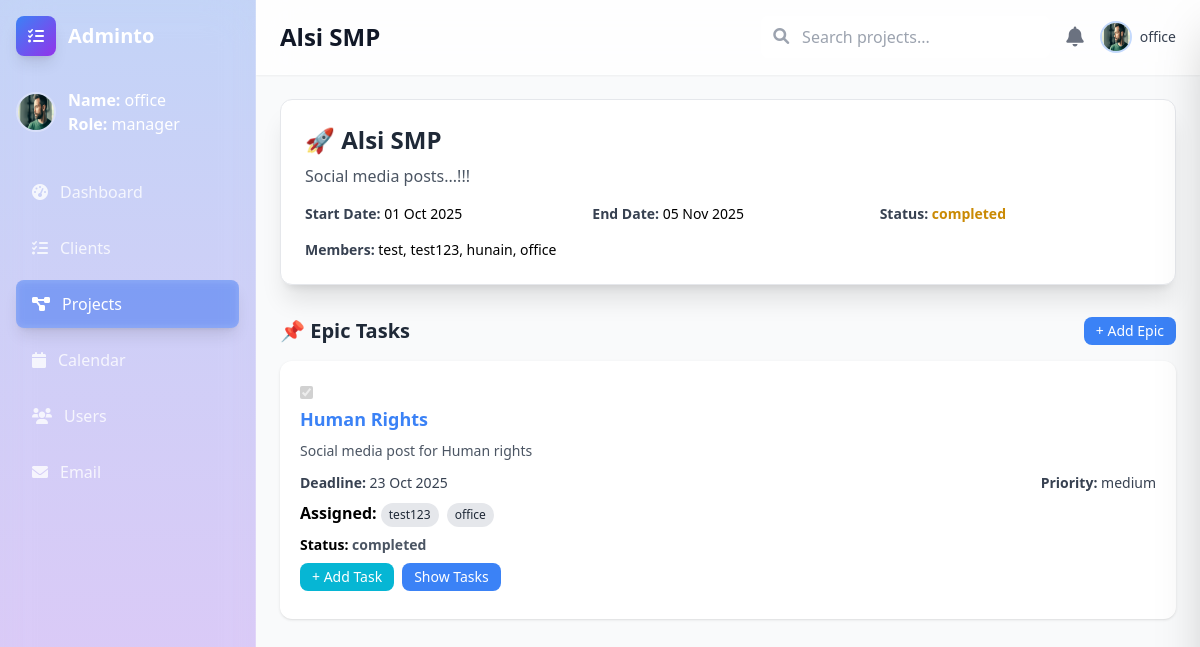
Screenshot of /projects/44/ (signed in) with the database file from the repository.
### accounts/models.py (models this page shows)
class Profile(models.Model):
    ROLE_CHOICES = (
        ('manager', 'Manager'),
        ('employee', 'Employee'),
    )
    user = models.OneToOneField(User, on_delete=models.CASCADE)
    role = models.CharField(max_length=20, choices=ROLE_CHOICES, default="employee")
    def __str__(self):
        return f"{self.user.username} ({self.role})"

### projects/models.py (models this page shows, shortened)
class Project(models.Model):
    STATUS_CHOICES = (
        ('pending', 'Pending'),
        ('in_progress', 'In Progress'),
        ('completed', 'Completed'),
    )
    name = models.CharField(max_length=200)
    description = models.TextField(blank=True)
    status = models.CharField(max_length=20, choices=STATUS_CHOICES, default='pending')
    start_date = models.DateField()
    end_date = models.DateField()
    client = models.ForeignKey(  # ✅ link each project to a client
        Client, on_delete=models.CASCADE, related_name="projects", null=True, blank=True
    )
    created_by = models.ForeignKey(Profile, on_delete=models.CASCADE, related_name='created_projects')
    team_members = models.ManyToManyField(Profile, related_name='projects')
    created_at = models.DateTimeField(auto_now_add=True)
    def get_progress(self):
        total_items = 0
        completed_items = 0
        for epic in self.epics.all():
            total_items += 1
            if epic.status == "completed":
                completed_items += 1
            for task in epic.tasks.all():
                total_items += 1
                if task.status == "completed":
                    completed_items += 1
                for subtask in task.subtasks.all():
                    total_items += 1
                    if subtask.status == "completed":
                        completed_items += 1
        if total_items == 0:
            return 0
        return int((completed_items / total_items) * 100)

class Epic(models.Model):
    PRIORITY_CHOICES = [
        ("low", "Low"),
        ("medium", "Medium"),
        ("high", "High"),
    ]
    STATUS_CHOICES = [
        ("pending", "Pending"),
        ("in_progress", "In Progress"),
        ("completed", "Completed"),
    ]
    title = models.CharField(max_length=200)
    description = models.TextField(blank=True, null=True)
    deadline = models.DateField(blank=True, null=True)
    priority = models.CharField(max_length=10, choices=PRIORITY_CHOICES, default="medium")
    status = models.CharField(max_length=20, choices=STATUS_CHOICES, default="pending")
    project = models.ForeignKey(Project, on_delete=models.CASCADE, related_name="epics")
    assigned_users = models.ManyToManyField(Profile, related_name="epics", blank=True)
    created_at = models.DateTimeField(auto_now_add=True)
    updated_at = models.DateTimeField(auto_now=True)

### projects/views.py (the view)
# urls.py: path("<int:pk>/", views.project_detail, name="project_detail"),
@login_required
def project_detail(request, pk):
    project = get_object_or_404(Project, pk=pk)
    client = project.client   # 🔥 get the related client
    epics = project.epics.all().order_by('-created_at')
    epic_form = EpicForm()
    profiles = Profile.objects.all()  # ✅ for assigned users in Task form
    progress = project.get_progress()   # ✅ calculate project progress
    return render(request, "projects/epic_task.html", {
        "project": project,
        "client": client,
        "epics": epics,
        "epic_form": epic_form,
        "profiles": profiles,
        "progress": progress,   # ✅ send to template
    })

### projects/forms.py
class EpicForm(forms.ModelForm):
    class Meta:
        model = Epic
        fields = ["title", "description", "deadline", "priority", "status", "assigned_users"]
        widgets = {
            "deadline": forms.DateInput(attrs={"type": "date"}),
            "assigned_users": forms.SelectMultiple(attrs={"class": "form-multiselect"}),
        }
        labels = {
            "title": "Epic Title",
            "description": "Epic Description",
            "deadline": "Deadline",
            "priority": "Priority",
            "status": "Status",
            "assigned_users": "Assigned Users",
        }

### projects/models.py (called while the page is built)
    @property
    def estimated_time_display(self):
        hours = float(self.estimated_time)
        total_minutes = round(hours * 60)
        days = total_minutes // (24 * 60)
        hours_left = (total_minutes % (24 * 60)) // 60
        minutes_left = total_minutes % 60
        parts = []
        if days:
            parts.append(f"{days}d")
        if hours_left:
            parts.append(f"{hours_left}h")
        if minutes_left:
            parts.append(f"{minutes_left}m")
        if not parts:
            parts.append("0h")
        return " ".join(parts)

    def _format_time(self, total_hours):
        try:
            total_minutes = int(round(float(total_hours) * 60))
        except Exception:
            total_minutes = 0
        days = total_minutes // (24 * 60)
        hours = (total_minutes % (24 * 60)) // 60
        minutes = total_minutes % 60
        parts = []
        if days:
            parts.append(f"{days}d")
        if hours:
            parts.append(f"{hours}h")
        if minutes:
            parts.append(f"{minutes}m")
        if not parts:
            parts.append("0h")
        return " ".join(parts)

    @property
    def estimated_time_display(self):
        return self._format_time(self.estimated_time or 0)

    @property
    def time_tracked_display(self):
        total_hours = float(self.time_tracked or 0)
        if total_hours == 0:
            return "Today"
        return self._format_time(total_hours)

### projects/templates/projects/epic_task.html (shortened to what this page needs)
<!DOCTYPE html>
<html lang="en">
<head>
  <script src="https://cdn.tailwindcss.com"></script>
  <link href="https://cdnjs.cloudflare.com/ajax/libs/font-awesome/6.0.0/css/all.min.css" rel="stylesheet">
</head>
<body class="bg-gray-50">
  <div class="flex h-screen">
     <div id="sidebar" class="text-white w-64 min-h-screen p-4 transition-transform duration-300 ease-in-out fixed lg:relative z-50 -translate-x-full lg:translate-x-0 bg-gradient-to-b from-blue-600/25 to-purple-600/25 backdrop-blur-xl border-r border-white/20">
      <div class="flex items-center mb-8">
        <div class="w-10 h-10 bg-gradient-to-br from-blue-500 to-purple-600 rounded-lg flex items-center justify-center mr-3 shadow-lg">
          <i class="fas fa-tasks text-white"></i>
        </div>
        <h1 class="text-xl font-bold">Adminto</h1>
      </div>
      <div class="mb-8">
        <div class="flex items-center mb-4">
          <img src="public/thoughtful-man.png" alt="User" class="w-10 h-10 rounded-full mr-3 border-2 border-white/30">
          <div>
            <p><span class="font-semibold">Name:</span> {{ request.user.username }}</p>
            <p><span class="font-semibold">Role:</span> {{ request.user.profile.role }}</p>
          </div>
        </div>
      </div>
      <nav class="space-y-2">
        <a href="dashboard.html" class="flex items-center px-4 py-3 text-white/80 hover:text-white hover:bg-white/10 rounded-lg transition-all">
          <i class="fas fa-tachometer-alt mr-3"></i>
          Dashboard
        </a>
        <a href="{% url 'projects:clients' %}" class="flex items-center px-4 py-3 text-white/80 hover:text-white hover:bg-white/10 rounded-lg transition-all">
          <i class="fas fa-tasks mr-3"></i>
          Clients
        </a>
        <a href="{% url 'projects:projects' %}" class="flex items-center px-4 py-3 text-white bg-blue-500/40 rounded-lg shadow-lg backdrop-blur-sm">
          <i class="fas fa-project-diagram mr-3"></i>
          Projects
        </a>
        <a href="calendar.html" class="flex items-center px-4 py-3 text-white/80 hover:text-white hover:bg-white/10 rounded-lg transition-all">
          <i class="fas fa-calendar mr-3"></i>
          Calendar
        </a>
        <a href="#" class="flex items-center px-4 py-3 text-white/80 hover:text-white hover:bg-white/10 rounded-lg transition-all">
          <i class="fas fa-users mr-3"></i>
          Users
        </a>
        <a href="#" class="flex items-center px-4 py-3 text-white/80 hover:text-white hover:bg-white/10 rounded-lg transition-all">
          <i class="fas fa-envelope mr-3"></i>
          Email
        </a>
      </nav>
    </div>
     <div class="flex-1 flex flex-col overflow-hidden lg:ml-0">
       <header class="bg-white/80 backdrop-blur-xl shadow-sm border-b border-white/20 px-6 py-4">
        <div class="flex items-center justify-between">
          <div class="flex items-center">
            <h1 class="text-2xl font-semibold text-gray-900">{{ project.name }}</h1>
          </div>
          <div class="flex items-center space-x-4">
            <div class="relative hidden md:block">
              <input type="text" placeholder="Search projects..." class="bg-white/60 backdrop-blur-sm border border-white/40 rounded-lg px-4 py-2 pl-10 focus:outline-none focus:ring-2 focus:ring-blue-500">
              <i class="fas fa-search absolute left-3 top-3 text-gray-400"></i>
            </div>
            <button class="text-gray-500 hover:text-gray-700 transition-colors">
              <i class="fas fa-bell text-xl"></i>
            </button>
            <div class="flex items-center">
              <img src="public/thoughtful-man.png" alt="User" class="w-8 h-8 rounded-full border-2 border-blue-500/30">
              <span class="ml-2 text-sm font-medium text-gray-700 hidden md:inline">{{ request.user.username }}</span>
            </div>
          </div>
        </div>
      </header>
       <main class="flex-1 overflow-x-hidden overflow-y-auto p-6">
         <div class="bg-white rounded-xl shadow-xl p-6 mb-8 border border-gray-200">
          <h2 class="text-2xl font-bold text-gray-800 mb-2">🚀 {{ project.name }}</h2>
          <p class="text-gray-600 mb-4">{{ project.description }}</p>
          <div class="grid grid-cols-1 md:grid-cols-2 lg:grid-cols-3 gap-4 text-sm">
            <p><span class="font-semibold text-gray-700">Start Date:</span> {{ project.start_date|date:"d M Y" }}</p>
            <p><span class="font-semibold text-gray-700">End Date:</span> {{ project.end_date|date:"d M Y" }}</p>
            <p><span class="font-semibold text-gray-700">Status:</span>
              {% if project.status == "Active" %}
              <span class="text-green-600 font-semibold">{{ project.status }}</span>
              {% elif project.status == "Completed" %}
              <span class="text-blue-600 font-semibold">{{ project.status }}</span>
              {% else %}
              <span class="text-yellow-600 font-semibold">{{ project.status }}</span>
              {% endif %}
            </p>
            <p><span class="font-semibold text-gray-700">Members:</span>
              {% for member in project.team_members.all %}
              {{ member.user.username }}{% if not forloop.last %}, {% endif %}
              {% empty %}
              <span class="text-gray-400">No members</span>
              {% endfor %}
            </p>
          </div>
        </div>
        <div>
          <div class="flex items-center justify-between mb-4">
            <h3 class="text-xl font-semibold text-gray-800">📌 Epic Tasks</h3>
            <button id="toggleEpicFormBtn"
              class="px-3 py-1 bg-primary text-white rounded-lg hover:bg-secondary text-sm">
              + Add Epic
            </button>
          </div>
          <div class="space-y-6">
            {% for epic in epics %}
            <div class="bg-white rounded-xl shadow p-5 hover:shadow-lg transition w-full id=" epic-{{ epic.id }}">
               <input type="checkbox"
       class="epic-checkbox toggleEpicCompletion"
       data-epic-id="{{ epic.id }}"
       {% if epic.status == "completed" %}checked disabled{% endif %}>
              <h4 class="text-lg font-bold text-primary mb-2 cursor-pointer epic-title"  data-id="{{ epic.id }}" data-title="{{ epic.title }}"
              data-description="{{ epic.description }}" data-deadline="{{ epic.deadline|date:'d M Y' }}"
                data-priority="{{ epic.priority }}" data-status="{{ epic.status }}"
                data-assigned="{% for profile in epic.assigned_users.all %}{{ profile.user.username }}{% if not forloop.last %},{% endif %}{% endfor %}">
                {{ epic.title }}
              </h4>
              <p class="text-gray-600 text-sm mb-3">{{ epic.description }}</p>
              <div class="flex justify-between text-sm text-gray-700 mb-2">
                <p><span class="font-semibold">Deadline:</span> {{ epic.deadline|date:"d M Y" }}</p>
                <p><span class="font-semibold">Priority:</span> {{ epic.priority }}</p>
              </div>
              <div class="mb-2">
                <span class="font-semibold">Assigned:</span>
                {% for profile in epic.assigned_users.all %}
                <span class="inline-block bg-gray-200 text-gray-800 text-xs px-2 py-1 rounded-full mr-1">
                  {{ profile.user.username }}
                </span>
                {% empty %}
                <span class="text-gray-400">Unassigned</span>
                {% endfor %}
              </div>
              <p class="text-sm mb-2"><span class="font-semibold">Status:</span>
                {% if epic.status == "In Progress" %}
                <span class="text-yellow-600 font-semibold">{{ epic.status }}</span>
                {% elif epic.status == "Completed" %}
                <span class="text-green-600 font-semibold">{{ epic.status }}</span>
                {% else %}
                <span class="text-gray-600 font-semibold">{{ epic.status }}</span>
                {% endif %}
              </p>
              <div class="flex gap-2 mb-2">
                <button class="px-3 py-1 text-sm bg-accent text-white rounded-lg hover:bg-secondary toggleTaskFormBtn"
                  data-epic="{{ epic.id }}">
                  + Add Task
                </button>
                <button class="px-3 py-1 text-sm bg-primary text-white rounded-lg hover:bg-secondary toggleTaskListBtn"
                  data-epic="{{ epic.id }}">
                  Show Tasks
                </button>
              </div>
            </div>
            {% empty %}
            <p class="text-gray-500">No epics found for this project.</p>
            {% endfor %}
          </div>
        </div>
      </main>
    </div>
  </div>
</body>
</html>

### projects/templates/projects/epic_task.html (style rules this page uses)
body { background-image: url('https://images.unsplash.com/photo-1490750967868-88aa4486c946?w=1920&q=80'); background-size: cover; background-position: center; background-attachment: fixed; }

### rows the page displays
Project: name "Alsi SMP", description "Social media posts...!!!", start_date "01 Oct 2025", end_date "05 Nov 2025", status "completed"
Profile: user.username "test"
Profile: user.username "test123"
Profile: user.username "hunain"
Profile: user.username "office"
Epic: status "☑", title "Human Rights", description "Social media post for Human rights", deadline "23 Oct 2025", priority "medium", status "completed"

### other values shown
{{ request.user.username }} "office"
{{ request.user.profile.role }} "manager"
